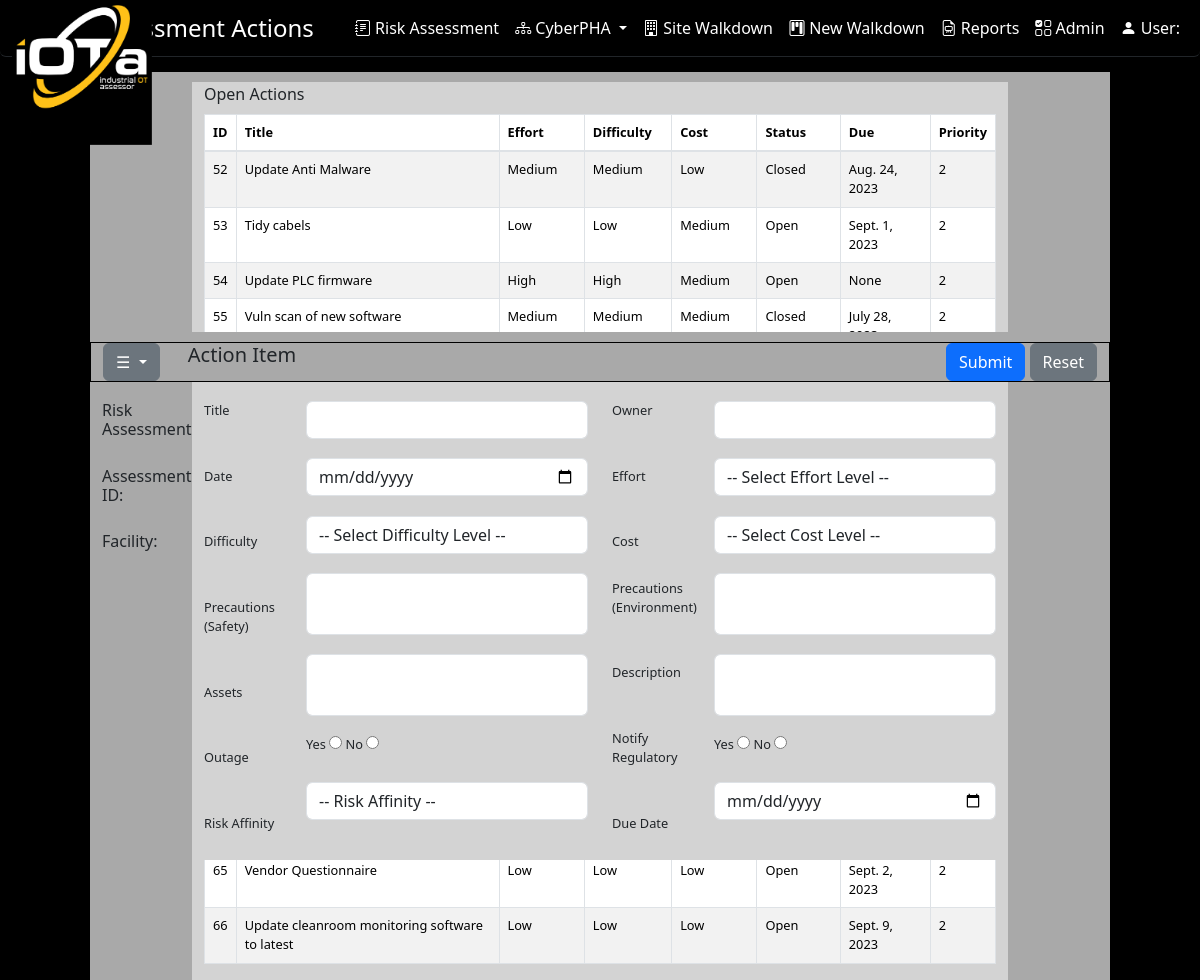
/OTRisk/raw_action, run on the app's committed database.
### OTRisk/models/raw.py (models this page shows)
class RAActions(models.Model):
    ID = models.AutoField(primary_key=True)
    RAWorksheetID = models.ForeignKey(RAWorksheet, on_delete=models.CASCADE, db_column='RAWorksheetID')
    phaID = models.IntegerField()
    actionTitle = models.CharField(max_length=255)
    actionOwner = models.CharField(max_length=255)
    actionDate = models.CharField(max_length=255)
    actionEffort = models.CharField(max_length=255)
    actionDifficulty = models.CharField(max_length=1)
    actionCost = models.CharField(max_length=1)
    actionStatus = models.CharField(max_length=50)
    actionDescription = models.CharField(max_length=255)
    actionDueDate = models.DateField()
    actionPriority = models.IntegerField()
    actionAssets = models.TextField()
    actionAffinity = models.TextField()
    outageWWW = models.CharField(max_length=3)
    outagePS = models.CharField(max_length=3)
    outageIT = models.CharField(max_length=3)
    outageEMS = models.CharField(max_length=3)
    outageICS = models.CharField(max_length=3)
    outageSIS = models.CharField(max_length=3)
    organizationid = models.ForeignKey(Organization, on_delete=models.CASCADE, verbose_name="Organization",
                                       related_name="ra_actions")
    userid = models.ForeignKey(User, on_delete=models.CASCADE, verbose_name="User", related_name="ra_actions")
    history = models.TextField()
    class Meta:
        db_table = 'tblRawActions'

### OTRisk/raw_views.py (the view, shortened to what this page needs)
# urls.py: path('raw_action', views.raw_action, name='raw_action'),
def raw_action(request):
    print(f"{request.POST}")
    raw_actions = RAActions.objects.all()
    return render(request, 'raw_action.html', {
        'raw_actions': raw_actions
    })

### OTRisk/templates/OTRisk/raw_action.html (shortened to what this page needs)
{% load static %}
<!DOCTYPE html>
<html lang="">
<head>
<link rel="stylesheet" href="https://stackpath.bootstrapcdn.com/bootstrap/4.1.1/css/bootstrap.min.css">
<link rel="stylesheet" href="https://cdnjs.cloudflare.com/ajax/libs/bootstrap-select/1.13.1/css/bootstrap-select.min.css">
<link href="https://cdn.jsdelivr.net/npm/bootstrap-icons@1.7.1/font/bootstrap-icons.css" rel="stylesheet">
    <link rel="stylesheet" href="https://cdn.datatables.net/1.10.2/css/jquery.dataTables.min.css">
    <link href="https://cdn.jsdelivr.net/npm/select2@4.1.0-beta.1/dist/css/select2.min.css" rel="stylesheet" />
 {% load django_bootstrap5 %}
 {% bootstrap_css %}
</head>
<body style="background-color: black">
<nav class="navbar navbar-expand-lg navbar-scroll fixed-top shadow-0 border-bottom border-dark rounded">
  <div class="container-fluid d-flex justify-content-between">
   <a class="navbar-brand" href="{% url 'OTRisk:dashboardhome' %}"><img src="/static/images/logo1-2.jpg" style="height: 140px; width: 140px" class="navbar-logo" alt="">  </a>
      <h4 class="my-auto text-center flex-grow-1"><font color="white">Risk Assessment Actions</font></h4>
    <div class="collapse navbar-collapse" id="navbarSupportedContent">
      <ul class="navbar-nav ms-auto">
        <li class="nav-item">
          <a class="nav-link" href="{% url 'OTRisk:qraw' %}"><i class="bi bi-journal-text"></i> Risk Assessment</a>
        </li>
        <li class="nav-item dropdown">
            <a class="nav-link dropdown-toggle" href="#" id="navbarDropdown" role="button" data-bs-toggle="dropdown" aria-expanded="false">
                <i class="bi bi-diagram-3"></i> CyberPHA
              </a>
        </li>
        <li class="nav-item">
          <a class="nav-link" href="{% url 'OTRisk:site_walkdown' %}"><i class="bi bi-building"></i> Site Walkdown</a>
        </li>
        <li class="nav-item">
          <a class="nav-link" href="{% url 'OTRisk:walkdown' %}" tabindex="-1" ><i class="bi bi-kanban"></i> New Walkdown</a>
        </li>
        <li class="nav-item">
          <a class="nav-link" href="#" tabindex="-1" ><i class="bi-file-earmark-easel"></i> Reports</a>
        </li>
        <li class="nav-item">
          <a class="nav-link" href="#" tabindex="-1" ><i class="bi bi-ui-checks-grid"></i> Admin</a>
      </li>
        <li class="nav-item">
          <a class="nav-link" href="{% url 'accounts:profile' %}">
          <i class="bi bi-person-fill"></i> User: {{ user.first_name }} {{ user.last_name }}
        </a>
        </li>
      </ul>
    </div>
  </div>
</nav>
<br><br><br>
    <form name="frm_raw_action" id="frm_raw_action" method="POST" action="{% url 'OTRisk:raw_action' %}">
    <div class="row">
        <div class="col-md-1 "></div>
        <div class="col-md-10 ">
         <div class="row" style="background-color: darkgray; height: 10px"></div>
       </div>
        <div class="col-md-1 "></div>
    </div>
    <div class="row" style="height: 250px">
        <div class="col-md-1"></div>
        <div class="col-md-8" id="statDisplay" style="background-color: lightgrey">
            <label for="actionTable" class="form-label">Open Actions</label>
            <table id="actionTable" class="table table-striped table-bordered small-font">
            <thead>
                <tr>
                    <th>ID</th>
                    <th>Title</th>
                    <th>Effort</th>
                    <th>Difficulty</th>
                    <th>Cost</th>
                    <th>Status</th>
                    <th>Due</th>
                    <th>Priority</th>
                </tr>
            </thead>
            <tbody>
                {% for raw_actions in raw_actions %}
                    <tr data-description="{{ raw_actions.actionDescription }}">
                        <td>{{ raw_actions.ID }}</td>
                        <td>{{ raw_actions.actionTitle }}</td>
                        <td>{{ raw_actions.actionEffort }}</td>
                        <td>{{ raw_actions.actionDifficulty }}</td>
                        <td>{{ raw_actions.actionCost }}</td>
                        <td>{{ raw_actions.actionStatus }}</td>
                        <td>{{ raw_actions.actionDueDate }}</td>
                        <td>{{ raw_actions.actionPriority }}</td>
                    </tr>
                {% endfor %}
            </tbody>
            </table>
        </div>
        <div class="col-md-1"></div>
    </div>
    <div class="row">
        <div class="col-md-1 "></div>
        <div class="col-md-10 ">
         <div class="row" style="background-color: darkgray; height: 10px"></div>
       </div>
        <div class="col-md-1 "></div>
    </div>
    <div class="row">
        <div class="col-md-1 "></div>
        <div class="col-md-10 ">
         <div class="row" style="background-color: darkgray; height: 40px; border: 1px solid black;">
             <div class="col-md-1 text-left">
                 <div class="dropdown">
                    <button class="btn btn-secondary dropdown-toggle" type="button" id="dropdownMenuButton" data-toggle="dropdown" aria-haspopup="true" aria-expanded="false">
                        &#9776;
                    </button>
                </div>
             </div>
             <div class="col-md-2 text-left">
                <h5>Action Item</h5>
             </div>
             <div class="col-md-3 text-left"></div>
            <div class="col-md-6 text-right">
                <button type="submit" class="btn btn-primary">Submit</button>
                <button type="button" class="btn btn-secondary">Reset</button>
            </div>
        </div>
       </div>
        <div class="col-md-1 "></div>
    </div>
    <div class="row small-font">
        <div class="col-md-1"></div>
        <div class="col-md-1" style="background-color: darkgray">
            <br>
            <h6>Risk Assessment:</h6>
            <h6>Assessment ID:</h6>
            <h6>Facility:</h6>
        </div>
        <div class="col-md-1" style="background-color: lightgrey">
            <br>
            <label class="form-label">Title</label><br><br><br>
            <label class="form-label">Date</label><br><br><br>
            <label class="form-label">Difficulty</label><br><br><br>
            <label class="form-label">Precautions (Safety)</label><br><br><br>
            <label class="form-label">Assets</label><br><br><br>
            <label class="form-label">Outage</label><br><br><br>
            <label class="form-label">Risk Affinity</label><br><br>
       </div>
        <div class="col-md-3" style="background-color: lightgrey">
            <br>
            <input type="text" id="actionTitle" name="actionTitle" class="form-control" /><br>
            <input type="date" id="actionDate" name="actionDate" class="form-control" /><br>
            <select id="actionDifficulty" name="actionDifficulty" class="form-control"><br>
                <option>-- Select Difficulty Level --</option>
            </select>
            <br>
            <textarea class="form-control" rows="2" id="safetyPrecautions" name="safetyPrecautions" style="resize: none"></textarea><br>
            <textarea class="form-control" rows="2" id="actionAssets" name="actionAssets" style="resize: none"></textarea><br>
                <label for="yes">Yes</label>
                <input type="radio" id="yes" name="actionOutageYesNo" value="yes">
                <label for="no">No</label>
                <input type="radio" id="no" name="actionOutageYesNo" value="no">
            <br><br>
            <select id="actionEffective" name="actionEffective" class="form-control">
                <option>-- Risk Affinity --</option>
            </select>
            <br>
       </div>
        <div class="col-md-1" style="background-color: lightgrey">
            <br>
            <label class="form-label">Owner</label><br><br><br>
            <label class="form-label">Effort</label><br><br><br>
            <label class="form-label">Cost</label><br><br>
            <label class="form-label">Precautions (Environment)</label><br><br><br>
            <label class="form-label">Description</label><br><br><br>
            <label class="form-label">Notify Regulatory</label><br><br><br>
            <label class="form-label">Due Date</label><br><br>
       </div>
        <div class="col-md-3" style="background-color: lightgrey">
            <br>
            <input type="text" id="actionOwner" name="actionOwner" class="form-control" /><br>
            <select id="actionEffort" name="actionEffort" class="form-control">
                <option>-- Select Effort Level --</option>
            </select>
            <br>
            <select id="actionCost" name="actionCost" class="form-control"><br>
                <option>-- Select Cost Level --</option>
            </select>
            <br>
            <textarea class="form-control" rows="2" id="environmentPrecautions" name="environmentPrecautions" style="resize: none"></textarea>
            <br>
            <textarea class="form-control" rows="2" id="actionDescription" name="actionDescription" style="resize: none"></textarea>
            <br>
                <label for="yes">Yes</label>
                <input type="radio" id="yes" name="actionRegsYesNo" value="yes">
                <label for="no">No</label>
                <input type="radio" id="no" name="actionRegsYesNo" value="no">
            <br><br>
            <input type="date" id="dueDate" name="dueDate" class="form-control" oninput="validateDate()" />
       </div>
        <div class="col-md-1" style="background-color: darkgray"></div>
        <div class="col-md-1"></div>
    </div>
    </form>
</body>
</html>

### OTRisk/templates/OTRisk/raw_action.html (style rules this page uses)
.small-font { font-size: 0.8rem; }
.navbar-scroll .nav-link, .navbar-scroll .navbar-toggler-icon, .navbar-scroll .navbar-brand { color: #ffffff; }
.navbar-scroll { background-color: #000000; text-decoration-color: #FFFFFF; }
.navbar-scrolled .nav-link, .navbar-scrolled .navbar-toggler-icon, .navbar-scroll .navbar-brand { color: #262626; }
.navbar-logo { position: absolute; top: 5px; left: 5; height: 100px; z-index: 10; }

### data on the page
RAActions: ID "52", actionTitle "Update Anti Malware", actionEffort "Medium", actionDifficulty "Medium", actionCost "Low", actionStatus "Closed", actionDueDate "Aug. 24, 2023", actionPriority "2"
RAActions: ID "53", actionTitle "Tidy cabels", actionEffort "Low", actionDifficulty "Low", actionCost "Medium", actionStatus "Open", actionDueDate "Sept. 1, 2023", actionPriority "2"
RAActions: ID "54", actionTitle "Update PLC firmware", actionEffort "High", actionDifficulty "High", actionCost "Medium", actionStatus "Open", actionDueDate "None", actionPriority "2"
RAActions: ID "55", actionTitle "Vuln scan of new software", actionEffort "Medium", actionDifficulty "Medium", actionCost "Medium", actionStatus "Closed", actionDueDate "July 28,…", actionPriority "2"
RAActions: ID "65", actionTitle "Vendor Questionnaire", actionEffort "Low", actionDifficulty "Low", actionCost "Low", actionStatus "Open", actionDueDate "Sept. 2, 2023", actionPriority "2"
RAActions: ID "66", actionTitle "Update cleanroom monitoring software to latest", actionEffort "Low", actionDifficulty "Low", actionCost "Low", actionStatus "Open", actionDueDate "Sept. 9, 2023", actionPriority "2"
